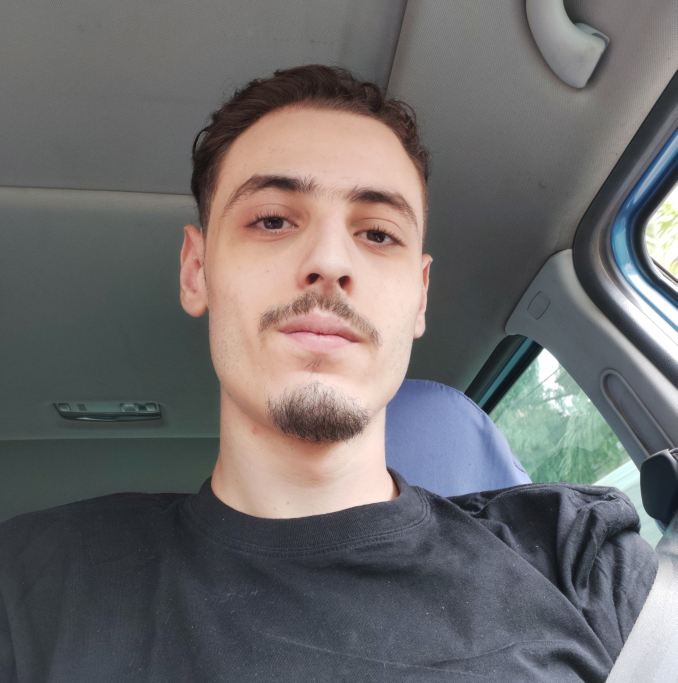
#> input picture Images/1.jpg, 2032 x 2048 px (shown at 1/3 size)
$ jupyter execute --allow-errors hog.ipynb
#> lines starting #> are read from the running program, lines starting #| are printed output that depends on the picture
[cell 1]
import numpy as np
import cv2
import matplotlib.pyplot as plt
import math
import sys
from IPython.display import clear_output
import os
from sklearn.metrics import mean_squared_error
np.set_printoptions(threshold=sys.maxsize)

[cell 2]
# Une fonction pour detecter le visage dans une image donnée en entrée
def getFace(img):
    face_cascade = cv2.CascadeClassifier('haarcascade_frontalface_default.xml')
    faces = face_cascade.detectMultiScale(img, 1.4, 4)
    for (x, y, w, h) in faces:
        faces = img[y:y + h, x:x + w]
        cv2.imwrite('Images/face.jpg', faces)
    face = cv2.imread('Images/face.jpg',0)
    face = cv2.resize(face,(128,128),interpolation = cv2.INTER_AREA)
    os.remove('Images/face.jpg')
    return face

[cell 3]
# On lit l'image requete et on detect le visage
img_path = 'Images/1.jpg'
img = cv2.imread(img_path,0)
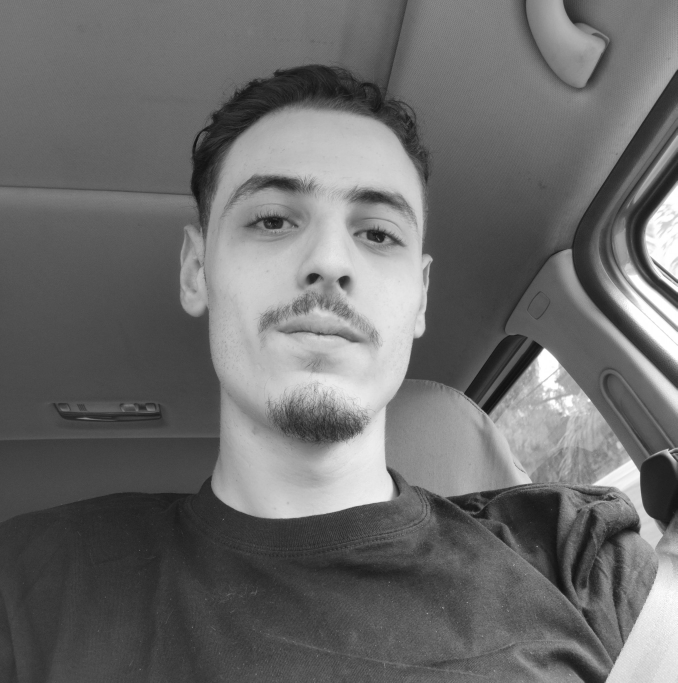
#> img: shape (2048, 2032) (shown at 1/3 size); min 9, max 255, mean 108
img = getFace(img)
#> in getFace, `faces = face_cascade.detectMultiScale(img, 1.4, 4)`: faces = [[486, 295, 972, 972]]
#> the loop in getFace, `for (x, y, w, h) in faces:` made 1 pass
#> pass 1, in getFace, `faces = img[y:y + h, x:x + w]`:
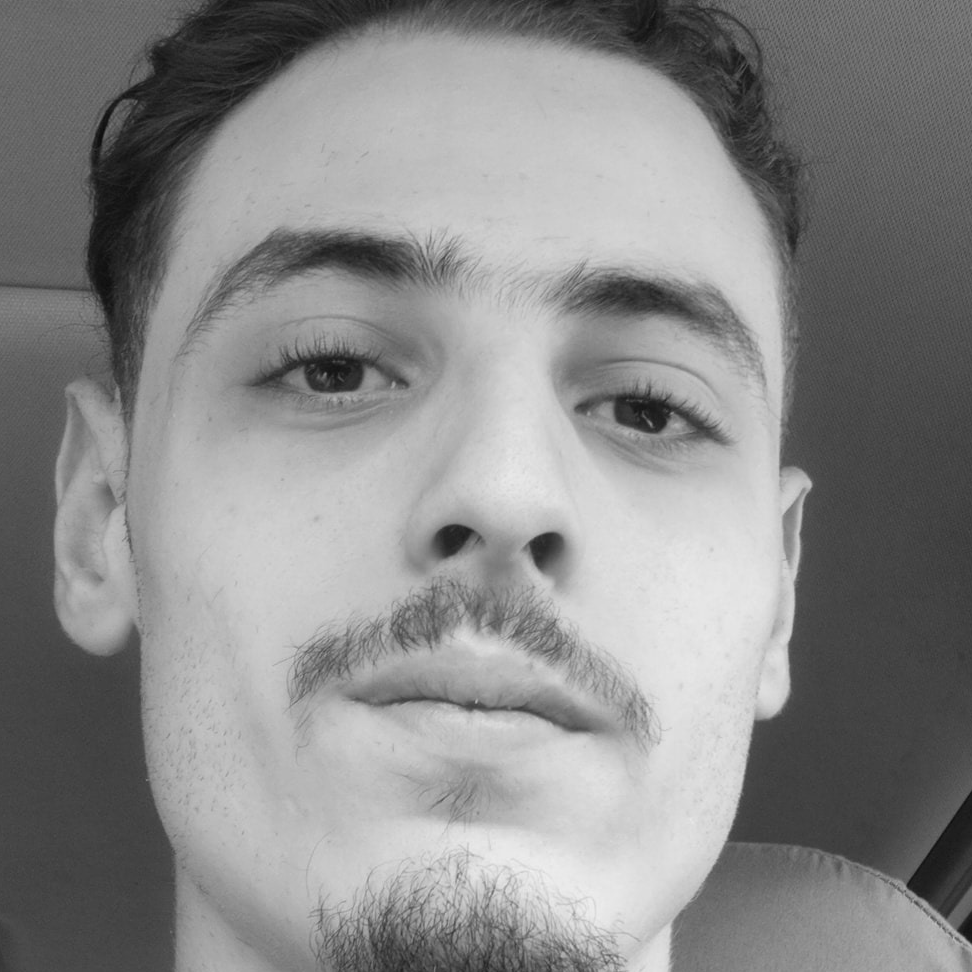
#> faces: shape (972, 972); min 9, max 240, mean 137.4
h,w = img.shape[:2]
#> h = 128; w = 128
img = cv2.copyMakeBorder(img,1,1,1,1,cv2.BORDER_REFLECT)
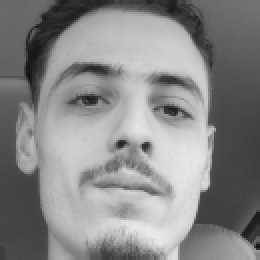
#> img: shape (130, 130) (shown 2 times larger); min 20, max 234, mean 135.9
height,width = img.shape[:2]
#> height = 130; width = 130
plt.title("L'image requete")
#> (this line was passed over: IPython is not available in this run)
plt.imshow(img,cmap='gray')
#> (this line was passed over: IPython is not available in this run)

#> (a cell that did not finish here is left out)

[cell 5]
#gradient x
# [33 lines left out: functions gradientX, gradientY, magnitude, direction, not called in this run]

#> (a cell that did not finish here is left out)

#> (a cell that did not finish here is left out)

[cell 8]
#regions
# [7 lines left out: function create_regions, not called in this run]

[cell 9]
# On cree des regions pour tous les images
bloc_size_r = 8
bloc_size_c = 8

regions = []
#> (the rest of this cell did not finish here and is left out)

[cell 10]
# [9 lines of commented-out code are left out]
def get_desc2(regions):
    descriptor = []
    bins = [0, 40, 80, 120, 160, 200, 240, 280, 320, 360]
    x = (len(regions)-32) + 1
    y = int(128 / 8)
    for i in range(0,x+1,32):
        temp = []
        for j in range(i,i+y,2):
            # print(regions[j])
            hist,_= np.histogram(regions[j],bins = bins)
            temp.extend(hist)
            # print(regions[j+1])
            hist,_= np.histogram(regions[j+1],bins = bins)
            temp.extend(hist)
            # print(regions[j+y])
            hist,_= np.histogram(regions[j+y],bins = bins)
            temp.extend(hist)
            # print(regions[j+y+1])
            hist,_= np.histogram(regions[j+y+1],bins = bins)
            temp.extend(hist)
        descriptor.extend(temp)
    return(descriptor)

# Fonction pour normaliser les descripteurs pour eviter les valeurs grands dans le calcule de MSE
def norm(desc):
    k = math.sqrt(sum(i*i for i in desc))
    n = [float(i)/k for i in desc]
    return n

[cell 11]
descriptor = get_desc2(regions)
descriptor = norm(descriptor)
# print(descriptor)
#> (the rest of this cell did not finish here and is left out)

#> (a cell that did not finish here is left out)

# Extra

[cell 13]
# Une fonction qui recupere les cordonnees de la souris lorsque l'utilisateur clique sur un pixel dans la fenetre,chercher la region correspondant et afficher son histogramme
# [16 lines left out: function click_event, not called in this run]

img_path = 'Images/1.jpg'
img = cv2.imread(img_path,0)
img = getFace(img)
#> the loop in getFace (call 2), `for (x, y, w, h) in faces:` made 1 pass

$ run again, with Images/888.jpg copied over Images/1.jpg
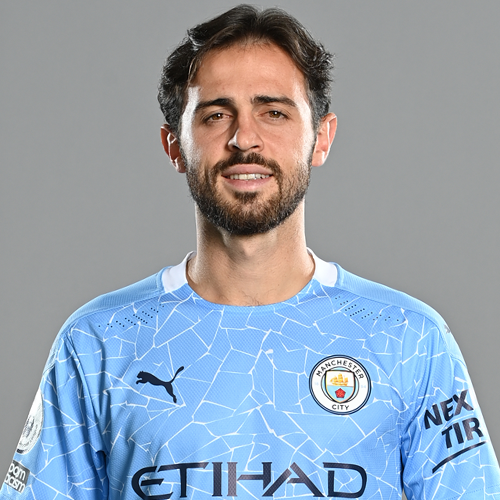
#> input picture Images/888.jpg, 500 x 500 px
#> `img = cv2.imread(img_path,0)`:
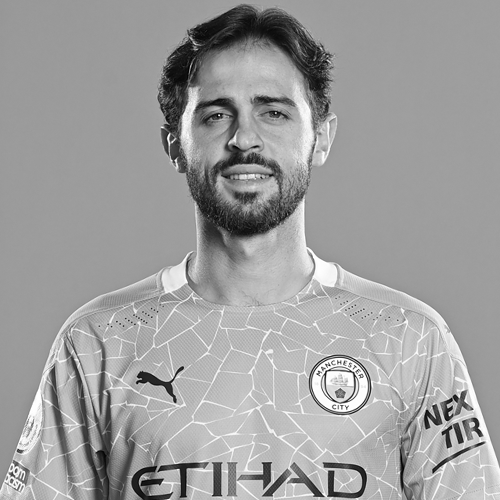
#> img: shape (500, 500); min 0, max 255, mean 158.5
#> in getFace, `faces = face_cascade.detectMultiScale(img, 1.4, 4)`: faces = [[151, 39, 181, 181]]
#> the loop in getFace, `for (x, y, w, h) in faces:` made 1 pass
#> `img = cv2.copyMakeBorder(img,1,1,1,1,cv2.BORDER_REFLECT)`:
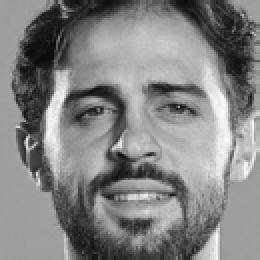
#> img: shape (130, 130) (shown 2 times larger); min 9, max 250, mean 131.1
#> the loop in getFace (call 2), `for (x, y, w, h) in faces:` made 1 pass
